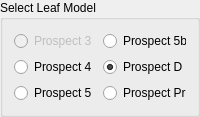
      <widget class="QGroupBox" name="groupBox">
       <property name="minimumSize">
        <size>
         <width>200</width>
         <height>115</height>
        </size>
       </property>
       <property name="maximumSize">
        <size>
         <width>200</width>
         <height>130</height>
        </size>
       </property>
       <property name="baseSize">
        <size>
         <width>0</width>
         <height>0</height>
        </size>
       </property>
       <property name="whatsThis">
        <string>&lt;html&gt;&lt;head/&gt;&lt;body&gt;&lt;p&gt;Select an Optical Leaf Properties Model&lt;/p&gt;&lt;/body&gt;&lt;/html&gt;</string>
       </property>
       <property name="title">
        <string>Select Leaf Model</string>
       </property>
       <property name="checkable">
        <bool>false</bool>
       </property>
       <layout class="QGridLayout" name="gridLayout_6">
        <item row="1" column="2">
         <widget class="QRadioButton" name="B_ProspectD">
          <property name="text">
           <string>Prospect D</string>
          </property>
          <property name="checked">
           <bool>true</bool>
          </property>
         </widget>
        </item>
        <item row="0" column="1">
         <widget class="QRadioButton" name="B_Prospect3">
          <property name="enabled">
           <bool>false</bool>
          </property>
          <property name="text">
           <string>Prospect 3</string>
          </property>
         </widget>
        </item>
        <item row="0" column="2">
         <widget class="QRadioButton" name="B_Prospect5b">
          <property name="text">
           <string>Prospect 5b</string>
          </property>
         </widget>
        </item>
        <item row="2" column="1">
         <widget class="QRadioButton" name="B_Prospect5">
          <property name="text">
           <string>Prospect 5</string>
          </property>
         </widget>
        </item>
        <item row="1" column="1">
         <widget class="QRadioButton" name="B_Prospect4">
          <property name="text">
           <string>Prospect 4</string>
          </property>
         </widget>
        </item>
        <item row="2" column="2">
         <widget class="QRadioButton" name="B_ProspectPro">
          <property name="text">
           <string>Prospect Pro</string>
          </property>
          <property name="checked">
           <bool>false</bool>
          </property>
         </widget>
        </item>
       </layout>
      </widget>
